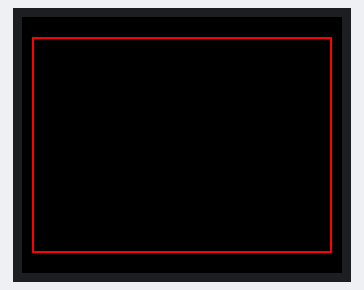
The sketch below on a simulated Arduino Uno, built with avr-gcc and run on an emulated ATmega328P. On the bench: 160×128 colour display.

Above: at 0.1 s.
At 1.18 s:
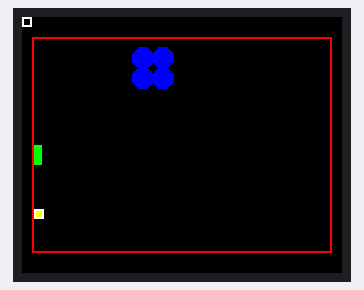
At 10.8 s:
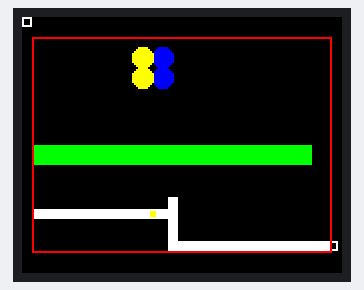
At 20.42 s:
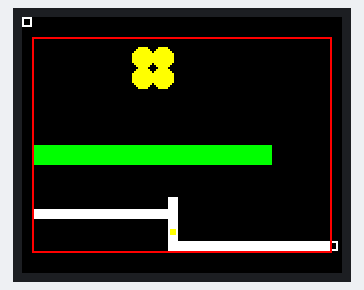
At 30.04 s:
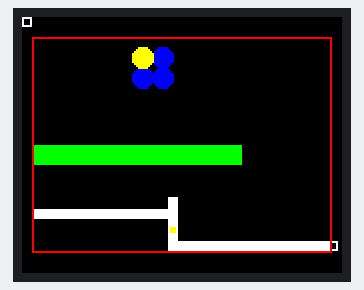
At 39.66 s:
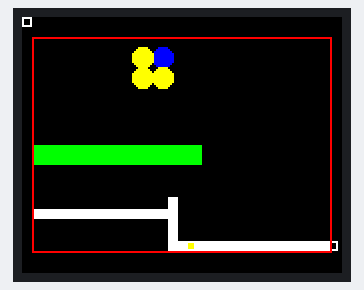

The sketch:

SergioAlejandroVargas.ino
```cpp
/*
Sergio Alejandro Vargas Quintero
C.C. 1026599210

Tecnología Digital - Grupo 1
Facultad de Ingeniería
Universidad Nacional de Colombia

Parcial 1
2020-05-13

1. Realizar las tres animaciones simultaneas mostradas en el video.
Ani1: círculos de radio 5 pixeles. Actualización cada 800 ms
Ani2: ancho de la barra: 10 pixeles. La longitud se incrementa en 5 pixeles cada 350 ms
Ani3: bola cuadrada de 5 x 5 pixeles, incrementos de 1 pixel en ambas direcciones, cada 30 ms.
*/

#include <TFT.h>
#include <SPI.h>
// Screen definitions and initialization
#define cs   10
#define dc   9
#define rst  8
TFT TFTscreen = TFT(cs, dc, rst);

// Some ready-made 16-bit ('565') color settings:
#define COLOR_BLACK 0x0000
#define COLOR_WHITE 0xFFFF
#define COLOR_RED 0xF800
#define COLOR_GREEN 0x07E0
#define COLOR_BLUE 0x001F
#define COLOR_CYAN 0x07FF
#define COLOR_MAGENTA 0xF81F
#define COLOR_YELLOW 0xFFE0
// 227 400


// Court parameters
#define COURT_X 5
#define COURT_Y 10
#define COURT_W 150
#define COURT_H 108
// Court structure
struct court_t {
	int top;
	int bottom;
	int left;
	int right;
};
court_t court;// court instance


// ani 1
long ani1PrevMillis = 0;
long ani1Duration = 800;
enum ani_state_t {	y0, y1, y2, y3, y4};
static int size1 = 5;

//ani 2
long ani2PrevMillis = 0;
long ani2Duration = 350;
static int barH = 10;
static int barW = 0;


// ani 3
long ani3PrevMillis = 0;
long ani3Duration = 30;
// ball parameters
int initBallX=5,initBallY=96;
int ballX=initBallX, ballY=initBallY, oldBallX, oldBallY;
int ballW=5,ballH=5;
// ball speed
int ballDirectionX = 1;
int ballDirectionY = 1;
// ball move state
enum state_t {	sx, sy};
state_t ballState=sx;


void setup() {
	TFTscreen.begin(); // initialize the display
	TFTscreen.background(0, 0, 0); // black background

	// Court initialization
	court.top = COURT_Y;
	court.bottom = COURT_Y + COURT_H;
	court.left = COURT_X;
	court.right = COURT_X + COURT_W;
	drawCourt();

	delay(1000);
}

void loop() {
	if (millis() > ani1PrevMillis + ani1Duration){
		ani1PrevMillis = millis();
		ani1();
	}
	if (millis() > ani2PrevMillis + ani2Duration){
		ani2PrevMillis = millis();
		ani2();
		drawCourt();
	}
	if(millis() > ani3PrevMillis + ani3Duration){
		ani3PrevMillis = millis();
		ani3();
	}

}


void drawCourt(){
	TFTscreen.fillRect(0, 50, 5, 28, COLOR_BLACK);
	TFTscreen.fillRect(155, 50, 5, 28, COLOR_BLACK);
	TFTscreen.drawRect(COURT_X, COURT_Y, COURT_W, COURT_H, COLOR_RED);
}

void ani1() {
	static int posX = 60, posY = 20;
	static ani_state_t ani1State = y0;
	switch (ani1State) {
		case y0:
			TFTscreen.fillCircle(posX, posY, size1, COLOR_BLUE);
			TFTscreen.fillCircle(posX+10, posY, size1, COLOR_BLUE);
			TFTscreen.fillCircle(posX, posY+10, size1, COLOR_BLUE);
			TFTscreen.fillCircle(posX+10, posY+10, size1, COLOR_BLUE);
			ani1State = y1;
			break;
		case y1:
			TFTscreen.fillCircle(posX, posY, size1, COLOR_YELLOW);
			ani1State = y2;
			break;
		case y2:
			TFTscreen.fillCircle(posX, posY+10, size1, COLOR_YELLOW);
			ani1State = y3;
			break;
		case y3:
			TFTscreen.fillCircle(posX+10, posY+10, size1, COLOR_YELLOW);
			ani1State = y4;
			break;
		case y4:
			TFTscreen.fillCircle(posX+10, posY, size1, COLOR_YELLOW);
			ani1State = y0;
			break;
	}
}


void ani2(){
	if (barW >= 155) {
		TFTscreen.fillRect(5, 64, 150, barH, COLOR_BLACK);
		barW = 0;
	}
	TFTscreen.fillRect(5, 64, barW+=5, barH, COLOR_GREEN);
}


int count=0;
void ani3(){
	switch(ballState){
		case sx:
			ballX += ballDirectionX;
			if(ballX == (150)/2 - 2){
				ballState=sy;
			} else if (ballX == (160)-ballW-1){
				count = 0;
				ballX = 5;
				ballY = 96;
			}
			break;
		case sy:
			ballY += ballDirectionY;
			if(ballY > (court.bottom-ballH)-2){
				count++;
				ballDirectionY*=-1;
				if(count==3){
					ballState = sx;
				}
			} else  if(ballY < 96 - ballH){
				ballDirectionY*=-1;
			}
			break;
	}

	// erase the ball's previous position
	TFTscreen.fill(0, 0, 0);

	if (oldBallX != ballX || oldBallY != ballY) {
		TFTscreen.rect(oldBallX, oldBallY, ballW, ballH);
	}

	// draw the ball's current position
	TFTscreen.fill(255, 255, 0);
	TFTscreen.rect(ballX, ballY, ballW, ballH);

	oldBallX = ballX;
	oldBallY = ballY;
}
```
